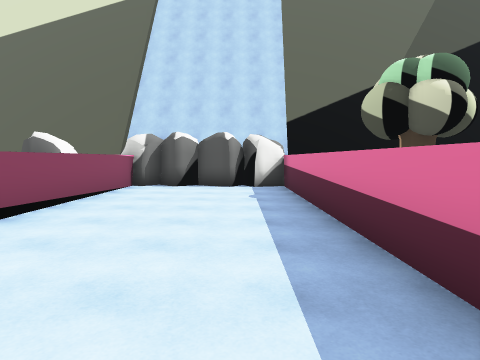
view 1 (above)

20 first-person views from a walk through a scene from a Unity 3-D project. The camera is 1.5 m above the floor, tilts 4° down and sees 75° across. The floor is counted in squares, 2 m on a side. Each view is taken from the middle of a square. On the plan, view 1 faces up. The plan holds only what a view shows up to about 10 squares ahead; the rest is blank. The place goes on beyond the plan.

view 2
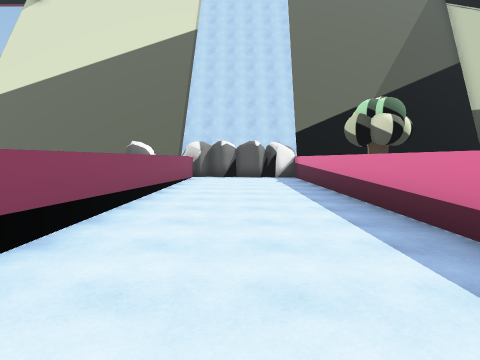

view 3
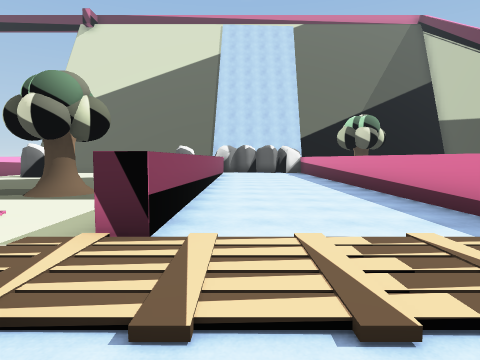

view 4
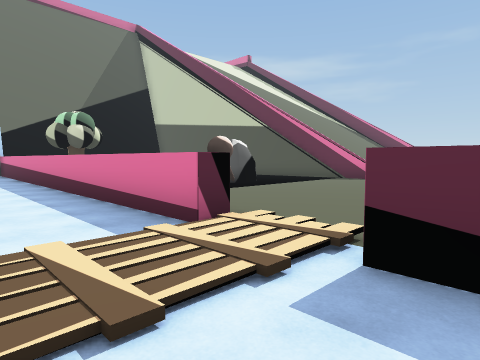

view 5
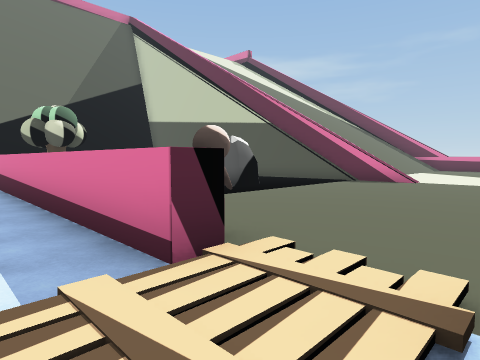

view 6
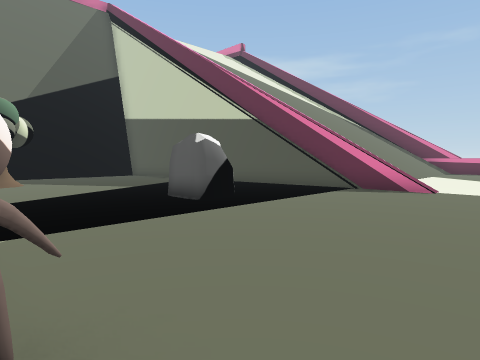

view 7
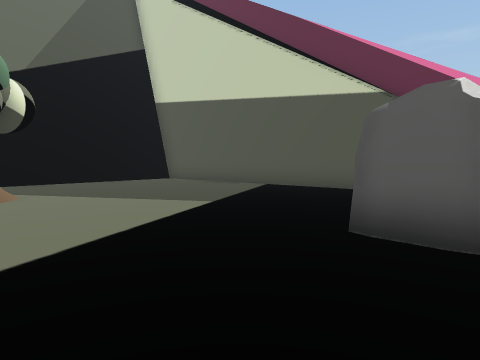

view 8
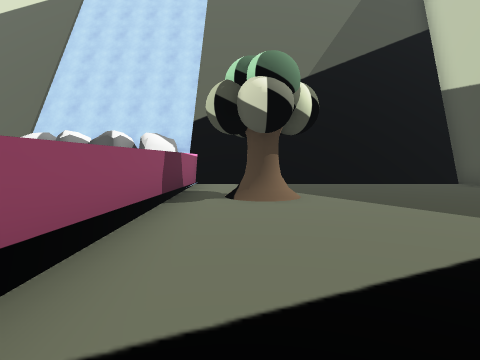

view 9
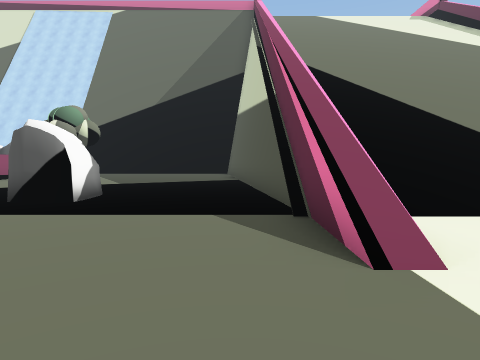

view 10
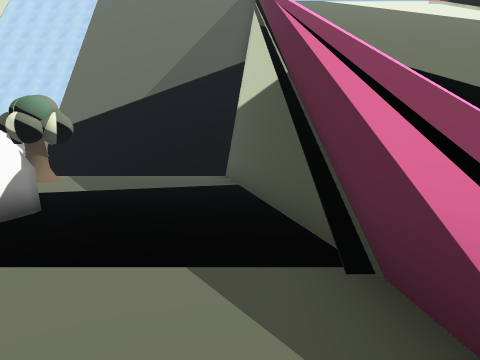

view 11
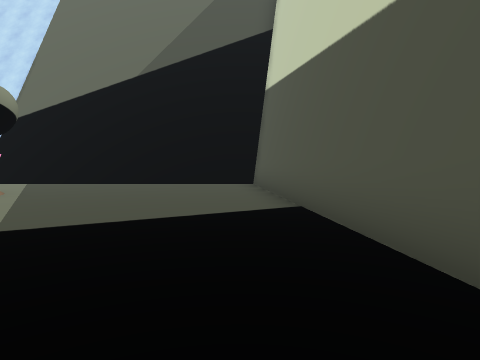

view 12
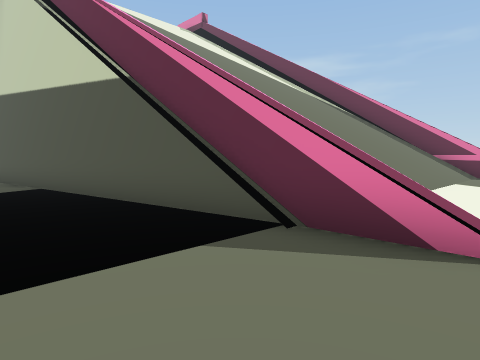

view 13
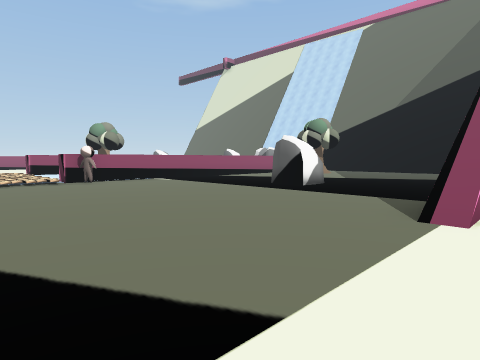

view 14
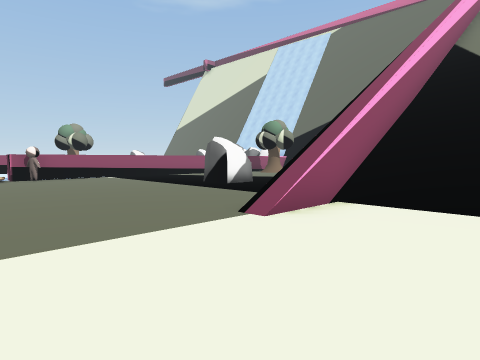

view 15
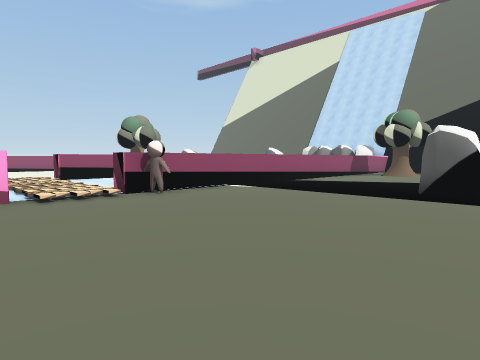

view 16
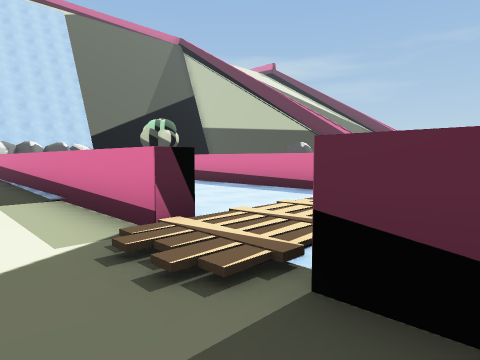

view 17
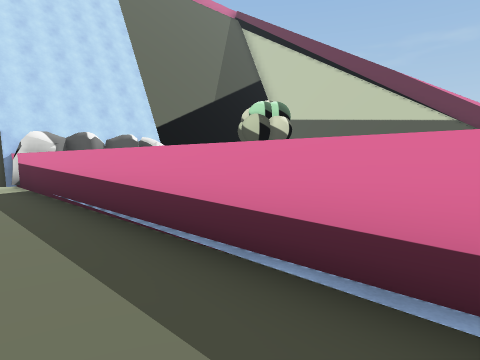

view 18
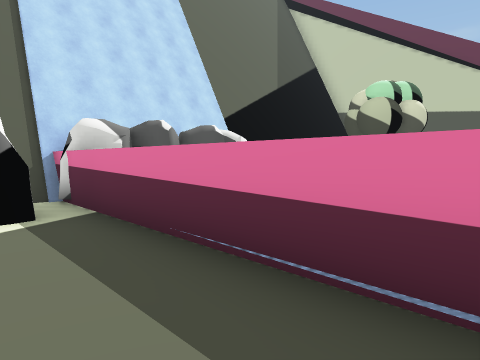

view 19
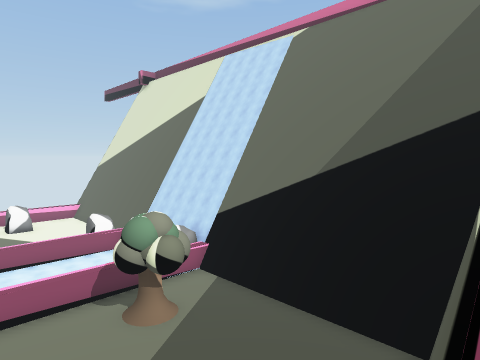

view 20
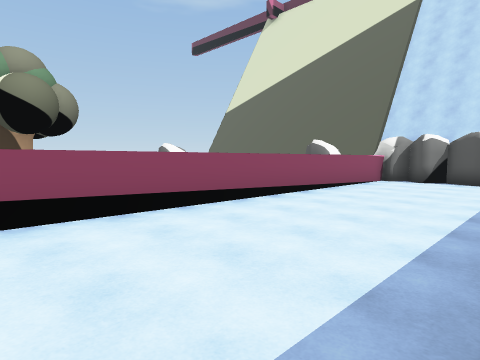

### Floor plan
Key: @ floor where view 1 was taken; # wall or solid block; . floor; / step, stairs or slope; v drop or lower ground; B boulder; T tree; O other object.
Columns run from 5 left of view 1 to 19 right of it. Each row starts with its distance up from view 1.
 14              vv
 13             vvv
 12               vv
 11                v
 10  ##    ########v/
  9  /BB#BB#///////#/
  8 BB#B.B.#.......#/
  7 ..#....#.......#/
  6 ..#....#TT.....#/ /////
  5 ..#....#.......v///////
  4 ..#....#.......#///////
  3 ..#....#.......////////
  2 ..#....#........//////
  1 ..#....#........///////
  0 ..#..@.#...BB...////////
 -1 ..#....#........//// ////
 -2 ..#....#........///  ////
 -3 ..#....#......../.......
 -4 ..#....#......../...
 -5 ..#/...O............
 -6 .///////............
 -7 ..//../#............
 -8 ..#....# ....... .

Positions as (right, up) in squares from view 1, and headings:
1: (0, 0), facing up
2: (-1, -4), facing up
3: (-2, -8), facing up
4: (-1, -8), facing up-right
5: (0, -7), facing up-right
6: (2, -6), facing up-right
7: (3, -1), facing up-right
8: (3, 0), facing up
9: (10, -6), facing up
10: (10, -4), facing up
11: (9, 0), facing up
12: (8, -4), facing up-right
13: (12, -8), facing up-left
14: (14, -7), facing up-left
15: (8, -8), facing up-left
16: (-5, -8), facing up-right
17: (-5, -1), facing up-right
18: (-5, 3), facing up-right
19: (11, 2), facing up-left
20: (1, -2), facing up-left
